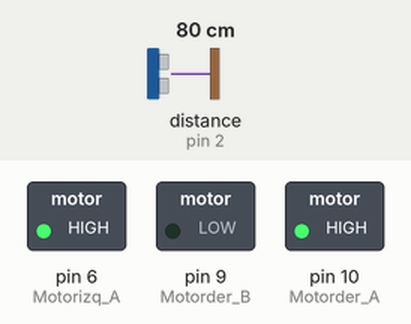
Recording of a sketch running on a simulated Arduino Uno, built with avr-gcc and run on an emulated ATmega328P. Shown: switched loads named in the sketch (green lamp = pin HIGH). Wiring (inferred from the names in the program): ultrasonic range finder: trigger pin 3; echo pin 2. The test bench sets the inputs (shaded band); at power-on: distance to the obstacle (sensor on pin 2) 80 cm. The echo pulse lasts 58.3 µs per cm; pins used as bus, display or sensor lines are not drawn; what the sketch prints to the serial monitor is not drawn.

Above: at 1.0 s.
At 3.0 s:
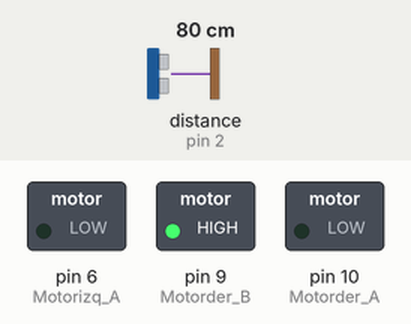
At 5.0 s:
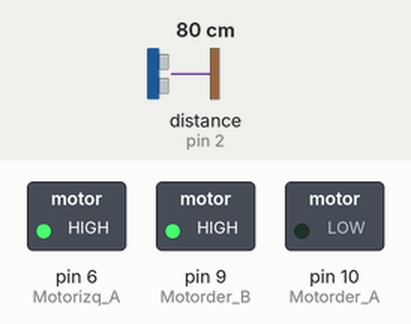
At 7.0 s:
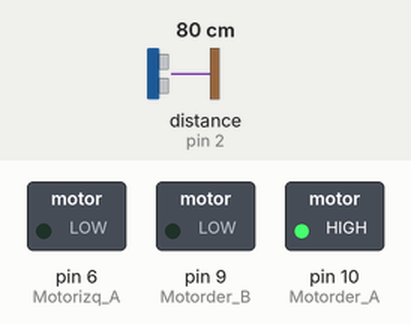
At 9.0 s:
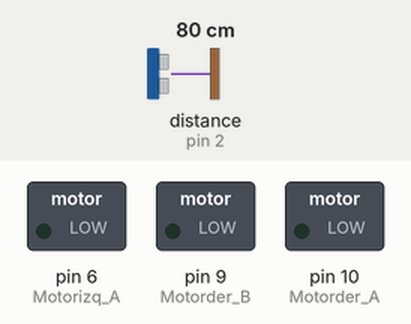
Timing chart, 0 to 13.0 s (numbered marks = the images above):
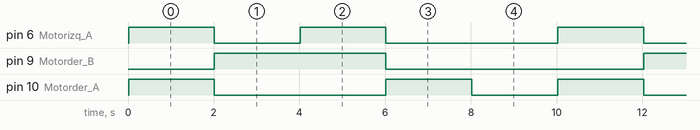

The sketch:

lectura.ino
```cpp
int Motorder_A = 10;
int Motorder_B = 9;
int Motorizq_A = 6;
int Motorizq_B = 5;
const int EchoPin = 2;
const int TriggerPin = 3;

void setup() {
  // put your setup code here, to run once:
  Serial.begin(9600);
  pinMode(Motorder_A, OUTPUT);
  pinMode(Motorder_B, OUTPUT);
  pinMode(Motorizq_A, OUTPUT);
  pinMode(Motorizq_A, OUTPUT);
  Serial.begin(9600);
  pinMode(TriggerPin, OUTPUT);
  pinMode(EchoPin, INPUT);
}

void Moveradelante(){
  digitalWrite(Motorder_A, HIGH);
  digitalWrite(Motorder_B, LOW);
  digitalWrite(Motorizq_A, HIGH);
  digitalWrite(Motorizq_B, LOW);
}
void Moveratras(){
  digitalWrite(Motorder_A, LOW);
  digitalWrite(Motorder_B, HIGH);
  digitalWrite(Motorizq_A, LOW);
  digitalWrite(Motorizq_B, HIGH);
}
void Moverderecha(){
  digitalWrite(Motorder_A, LOW);
  digitalWrite(Motorder_B, HIGH);
  digitalWrite(Motorizq_A, HIGH);
  digitalWrite(Motorizq_B, LOW);
}
void Moverizquierda(){
  digitalWrite(Motorder_A, HIGH);
  digitalWrite(Motorder_B, LOW);
  digitalWrite(Motorizq_A, LOW);
  digitalWrite(Motorizq_B, HIGH);
}
void Stop(){
  digitalWrite(Motorder_A, LOW);
  digitalWrite(Motorder_B, LOW);
  digitalWrite(Motorizq_A, LOW);
  digitalWrite(Motorizq_B, LOW);
}

void loop(){
  int cm = ping(TriggerPin, EchoPin);
  Serial.print("Distancia: ");
  Serial.println(cm);
  delay(10);
  Moveradelante();
  delay (2000);
  Moveratras();
  delay (2000);
  Moverderecha();
  delay (2000);
  Moverizquierda();
  delay (2000);
  Stop();
  delay (2000);

}
int ping(int TriggerPin, int EchoPin) {
   long duration, distanceCm;

   digitalWrite(TriggerPin, LOW);  //para generar un pulso limpio ponemos a LOW 4us
   delayMicroseconds(4);
   digitalWrite(TriggerPin, HIGH);  //generamos Trigger (disparo) de 10us
   delayMicroseconds(10);
   digitalWrite(TriggerPin, LOW);

   duration = pulseIn(EchoPin, HIGH);  //medimos el tiempo entre pulsos, en microsegundos

   distanceCm = duration * 10 / 292/ 2;   //convertimos a distancia, en cm
   return distanceCm;
}
```

Measured:
- by itself, pin 6 (Motorizq_A): repeats every 10.0 s: LOW 2.0 s, HIGH 2.0 s, LOW 4.0 s, HIGH 2.0 s
- by itself, pin 9 (Motorder_B): alternates HIGH for 4.0 s and LOW for 6.0 s
- by itself, pin 10 (Motorder_A): repeats every 10.0 s: LOW 4.0 s, HIGH 2.0 s, LOW 2.0 s, HIGH 2.0 s
